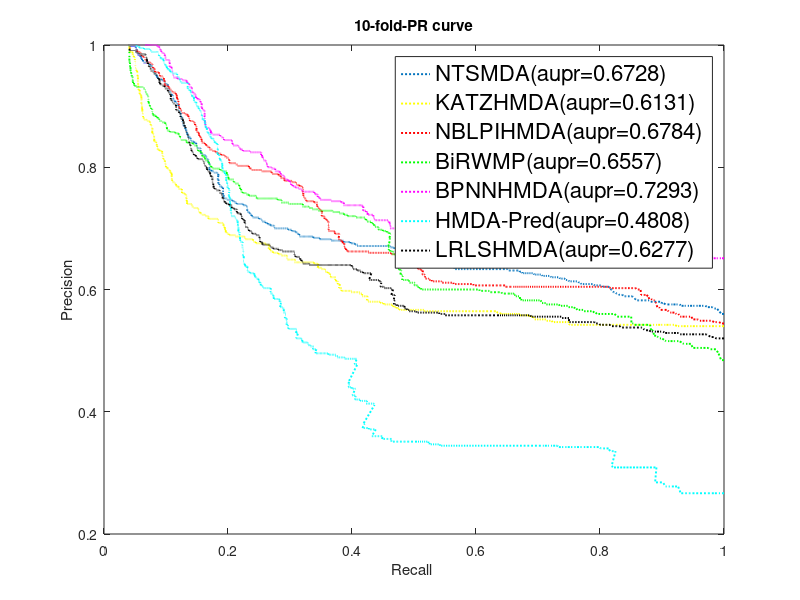

The MATLAB source for this figure:
load prKATZ.mat
load reKATZ.mat
load prNBLPI.mat
load reNBLPI.mat
load prNTS.mat
load reNTS.mat
load prBi.mat
load reBi.mat
load prBPNN.mat
load reBPNN.mat
load prPred.mat
load rePred.mat
load prLRLS.mat
load reLRLS.mat
load interaction
[n,m] = size(interaction);
%%
plot(reNTS,prNTS,':','LineWidth',1.4);
hold on;
plot(reKATZ,prKATZ,':y','LineWidth',1.4);
hold on;
plot(reNBLPI,prNBLPI,':r','LineWidth',1.4);
hold on;
plot(reBi,prBi,':g','LineWidth',1.4);
hold on;
plot(reBPNN,prBPNN,':m','LineWidth',1.4);
hold on;
plot(rePred,prPred,':c','LineWidth',1.4);
hold on;
plot(reLRLS,prLRLS,':k','LineWidth',1.4);
%%
p1=flip(prKATZ);
r1=flip(reKATZ);
area1(1,1)=p1(1,1)*r1(1,1)/2;
for k=2:10939
    area1(1,k)=[p1(1,k-1)+p1(1,k)]*[r1(1,k)-r1(1,k-1)]/2;
end
auprKATZ=sum(area1);
save auprKATZ auprKATZ;
%%
p2=flip(prNBLPI);
r2=flip(reNBLPI);
area2(1,1)=p2(1,1)*r2(1,1)/2;
for k=2:10939
    area2(1,k)=[p2(1,k-1)+p2(1,k)]*[r2(1,k)-r2(1,k-1)]/2;
end
auprNBLPI=sum(area2);
save auprNBLPI auprNBLPI;
%%
p3=flip(prNTS);
r3=flip(reNTS);
area3(1,1)=p3(1,1)*r3(1,1)/2;
for k=2:10939
    area3(1,k)=[p3(1,k-1)+p3(1,k)]*[r3(1,k)-r3(1,k-1)]/2;
end
auprNTS=sum(area3);
save auprNTS auprNTS;
%%
p4=flip(prBi);
r4=flip(reBi);
area4(1,1)=p4(1,1)*r4(1,1)/2;
for k=2:10939
    area4(1,k)=[p4(1,k-1)+p4(1,k)]*[r4(1,k)-r4(1,k-1)]/2;
end
auprBi=sum(area4);
save auprBi auprBi;

%%
p5=flip(prBPNN);
r5=flip(reBPNN);
area5(1,1)=p5(1,1)*r5(1,1)/2;
for k=2:10939
    area5(1,k)=[p5(1,k-1)+p5(1,k)]*[r5(1,k)-r5(1,k-1)]/2;
end
auprBPNN=sum(area5);
save auprBPNN auprBPNN;
%%
p6=flip(prPred);
r6=flip(rePred);
area6(1,1)=p6(1,1)*r6(1,1)/2;
for k=2:10939
    area6(1,k)=[p6(1,k-1)+p6(1,k)]*[r6(1,k)-r6(1,k-1)]/2;
end
auprPred=sum(area6);
save auprPred auprPred;
%%
p7=flip(prLRLS);
r7=flip(reLRLS);
area7(1,1)=p7(1,1)*r7(1,1)/2;
for k=2:10939
    area7(1,k)=[p7(1,k-1)+p7(1,k)]*[r7(1,k)-r7(1,k-1)]/2;
end
auprLRLS=sum(area7);
save auprLRLS auprLRLS;

xlabel('Recall ');
ylabel('Precision');
title('10-fold-PR curve');
legend({'NTSMDA(aupr=0.6728)','KATZHMDA(aupr=0.6131)','NBLPIHMDA(aupr=0.6784)','BiRWMP(aupr=0.6557)','BPNNHMDA(aupr=0.7293)','HMDA-Pred(aupr=0.4808)','LRLSHMDA(aupr=0.6277)'},'FontSize',16,'Location','NorthEast')